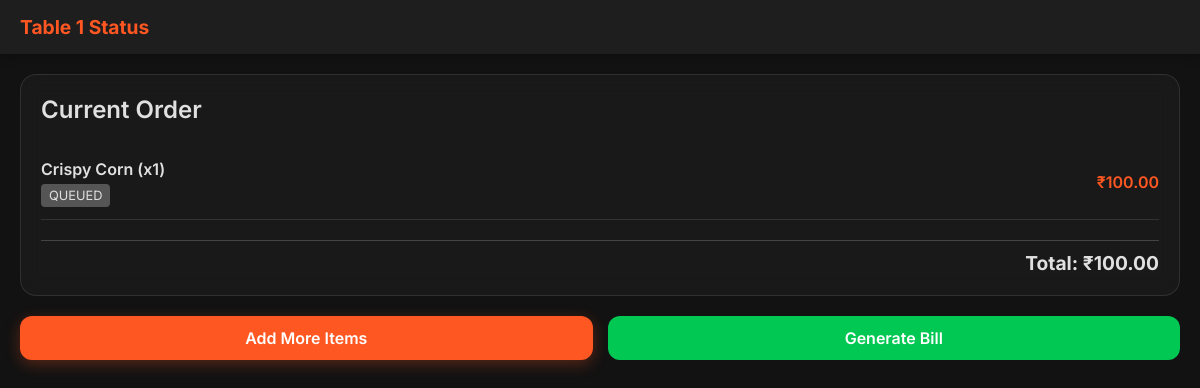
Page /order/status/1/ on the committed database.
### restaurant/models.py (models this page shows, shortened)
class Table(models.Model):
    number = models.IntegerField(unique=True)

class OrderItem(models.Model):
    STATUS_CHOICES = [
        ('queued', 'Queued'),
        ('preparing', 'Preparing'),
        ('prepared', 'Prepared'),
        ('delivered', 'Delivered'),
    ]
    order = models.ForeignKey(Order, on_delete=models.CASCADE, related_name='items')
    item = models.ForeignKey(MenuItem, on_delete=models.CASCADE)
    quantity = models.PositiveIntegerField(default=1)
    status = models.CharField(max_length=20, choices=STATUS_CHOICES, default='queued')
    created_at = models.DateTimeField(auto_now_add=True)
    @property
    def subtotal(self):
        return self.item.price * self.quantity

class MenuItem(models.Model):
    category = models.ForeignKey(Category, on_delete=models.CASCADE, related_name='items')
    name = models.CharField(max_length=200)
    price = models.DecimalField(max_digits=6, decimal_places=2)

class Order(models.Model):
    table = models.ForeignKey(Table, on_delete=models.CASCADE, related_name='orders')
    waiter = models.ForeignKey(User, on_delete=models.SET_NULL, null=True, blank=True, related_name='orders')
    customer_phone = models.CharField(max_length=15, blank=True, null=True)
    created_at = models.DateTimeField(auto_now_add=True)
    updated_at = models.DateTimeField(auto_now=True)
    is_active = models.BooleanField(default=True) # Active until bill is cleared
    is_paid = models.BooleanField(default=False)
    @property
    def total_amount(self):
        return sum(item.subtotal for item in self.items.all())

### restaurant/views.py (the view)
# urls.py: path('order/status/<int:table_id>/', views.order_status, name='order_status'),
def order_status(request, table_id):
    table = get_object_or_404(Table, id=table_id)
    order = Order.objects.filter(table=table, is_active=True).first()
    if not order:
        return redirect('menu', table_id=table.id) # Or show empty
    items = order.items.all().order_by('-created_at')
    return render(request, 'restaurant/status.html', {'table': table, 'order': order, 'items': items})

### restaurant/templates/restaurant/status.html (shortened to what this page needs)
{% extends 'restaurant/base.html' %}
{% block content %}
<div class="navbar">
    <div class="brand">Table {{ table.number }} Status</div>
</div>
<div class="container">
    <div class="card">
        <h2 style="margin-bottom: 20px;">Current Order</h2>
        {% if items %}
        {% for item in items %}
        <div class="menu-item">
            <div class="item-info">
                <h4>{{ item.item.name }} (x{{ item.quantity }})</h4>
                <span class="status-badge status-{{ item.status }}">{{ item.status|upper }}</span>
            </div>
            <div class="item-price">₹{{ item.subtotal }}</div>
        </div>
        {% endfor %}
        <div
            style="border-top: 1px solid #444; margin-top: 20px; padding-top: 10px; text-align: right; font-size: 1.2rem; font-weight: bold;">
            Total: ₹{{ order.total_amount }}
        </div>
        {% else %}
        <p>No items ordered yet.</p>
        {% endif %}
    </div>
    <div style="display: flex; gap: 15px; margin-top: 20px;">
        <a href="{% url 'menu' table.id %}" class="btn btn-primary" style="flex: 1;">Add More Items</a>
        <a href="{% url 'bill' table.id %}" class="btn btn-success" style="flex: 1;">Generate Bill</a>
    </div>
</div>
{% endblock %}

### static/css/style.css (style rules this page uses)
:root { --bg-color: #121212; --surface-color: #1E1E1E; --primary-color: #FF5722; --primary-hover: #E64A19; --text-color: #E0E0E0; --secondary-text: #B0B0B0; --success-color: #00C853; --warning-color: #FFD600; }
body { font-family: 'Inter', -apple-system, BlinkMacSystemFont, sans-serif; background-color: var(--bg-color); color: var(--text-color); margin: 0; padding: 0; -webkit-font-smoothing: antialiased; }
h1, h2, h3, h4 { margin: 0; font-weight: 600; }
a { text-decoration: none; color: inherit; }
.container { padding: 20px; max-width: 1200px; margin: 0 auto; }
.btn { display: inline-block; padding: 12px 24px; border-radius: 12px; font-weight: 600; cursor: pointer; transition: all 0.2s ease; border: none; font-size: 1rem; text-align: center; }
.btn-primary { background-color: var(--primary-color); color: white; box-shadow: 0 4px 15px rgba(255, 87, 34, 0.3); }
.btn-success { background-color: var(--success-color); color: white; }
.card { background: rgba(30, 30, 30, 0.6); backdrop-filter: blur(10px); border: 1px solid rgba(255, 255, 255, 0.1); border-radius: 16px; padding: 20px; margin-bottom: 20px; }
.navbar { background: var(--surface-color); padding: 15px 20px; display: flex; justify-content: space-between; align-items: center; position: sticky; top: 0; z-index: 100; box-shadow: 0 2px 10px rgba(0,0,0,0.3); }
.brand { font-size: 1.2rem; font-weight: 700; color: var(--primary-color); }
.menu-item { display: flex; justify-content: space-between; align-items: center; padding: 15px 0; border-bottom: 1px solid #333; }
.item-info h4 { margin-bottom: 5px; }
.item-price { color: var(--primary-color); font-weight: 600; }
.status-badge { padding: 4px 8px; border-radius: 4px; font-size: 0.8rem; text-transform: uppercase; }
.status-queued { background: #555; }

### rows in the picture
Table: number "1"
OrderItem: item.name "Crispy Corn", quantity "1", status "QUEUED", subtotal "100.00"
Order: total_amount "100.00"
